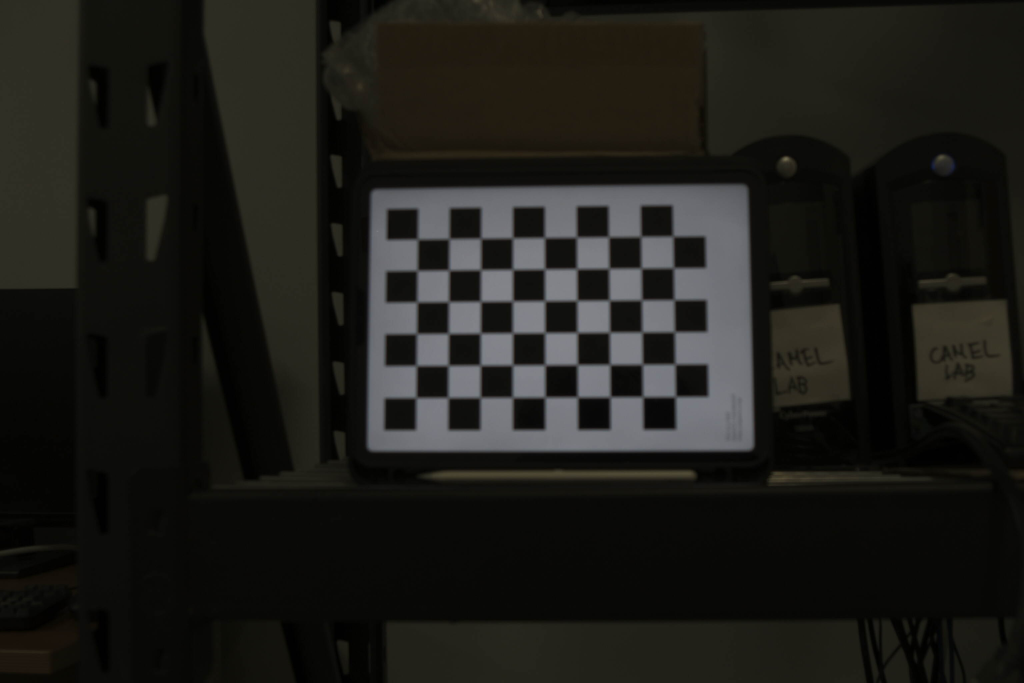
//> input picture CameraCalibration/images3/00.jpg, 3072 x 2048 px (shown at 1/3 size); its folder holds 4 pictures in this run
$ ./cameraCalibration   (built with g++ and OpenCV 4)
//> lines starting //> are read from the running program, lines starting //| are printed output that depends on the picture
#include <opencv2/opencv.hpp>
#include <opencv2/calib3d/calib3d.hpp>
#include <opencv2/highgui/highgui.hpp>
#include <opencv2/imgproc/imgproc.hpp>
#include <stdio.h>
#include <iostream>

// Defining the dimensions of checkerboard
int CHECKERBOARD[2]{6,9};

int main()
{
  // Creating vector to store vectors of 3D points for each checkerboard image
  std::vector<std::vector<cv::Point3f> > objpoints;

  // Creating vector to store vectors of 2D points for each checkerboard image
  std::vector<std::vector<cv::Point2f> > imgpoints;

  // Defining the world coordinates for 3D points
  std::vector<cv::Point3f> objp;
  for(int i{0}; i<CHECKERBOARD[1]; i++)
  {
    for(int j{0}; j<CHECKERBOARD[0]; j++)
      objp.push_back(cv::Point3f(j,i,0));
  }


  // Extracting path of individual image stored in a given directory
  std::vector<cv::String> images;
  // Path of the folder containing checkerboard images
  std::string path = "./images3/*.jpg";

  cv::glob(path, images);

  cv::Mat frame, gray;
  // vector to store the pixel coordinates of detected checker board corners
  std::vector<cv::Point2f> corner_pts;
  bool success;

  // Looping over all the images in the directory
  for(int i{0}; i<images.size(); i++)
  {
    frame = cv::imread(images[i]);
//> frame is the input picture: 2048 rows x 3072 cols, CV_8UC3; mean B, G, R 24.4, 28.2, 28.7
    cv::cvtColor(frame,gray,cv::COLOR_BGR2GRAY);

    // Finding checker board corners
    // If desired number of corners are found in the image then success = true
    success = cv::findChessboardCorners(gray,cv::Size(CHECKERBOARD[0],CHECKERBOARD[1]), corner_pts, cv::CALIB_CB_ADAPTIVE_THRESH | cv::CALIB_CB_FAST_CHECK | cv::CALIB_CB_NORMALIZE_IMAGE);
//> success = true; corner_pts = 54 Points (x, y), first 12: [1250.5, 1195], [1250.5, 1097], [1252, 1003.5], [1251, 907.5], [1252.5, 812.5], [1255.5, 717], [1344.5, 1194], [1346, 1097.5], [1348, 999.5], [1345.5, 904.5], [1346.6, 812.4], [1349, 717.5]

    /*
     * If desired number of corner are detected,
     * we refine the pixel coordinates and display
     * them on the images of checker board
    */
    if(success)
    {
      cv::TermCriteria criteria(cv::TermCriteria::EPS | cv::TermCriteria::MAX_ITER, 30, 0.001);

      // refining pixel coordinates for given 2d points.
      cv::cornerSubPix(gray,corner_pts,cv::Size(11,11), cv::Size(-1,-1),criteria);
//> corner_pts = 54 Points (x, y), first 12: [1250.4, 1193.2], [1251, 1097.9], [1252.2, 1001.1], [1253.1, 907.4], [1253.7, 812], [1255, 719.2], [1346.2, 1194.4], [1346, 1097], [1347.3, 1001.9], [1348.1, 905.4], [1349, 812], [1349.3, 716.5]

      // Displaying the detected corner points on the checker board
      cv::drawChessboardCorners(frame, cv::Size(CHECKERBOARD[0],CHECKERBOARD[1]), corner_pts,success);

      objpoints.push_back(objp);
      imgpoints.push_back(corner_pts);
//> imgpoints = 1 point lists
    }
    cv::Mat frame_resize;
    cv::resize(frame,frame_resize,frame.size()/4);
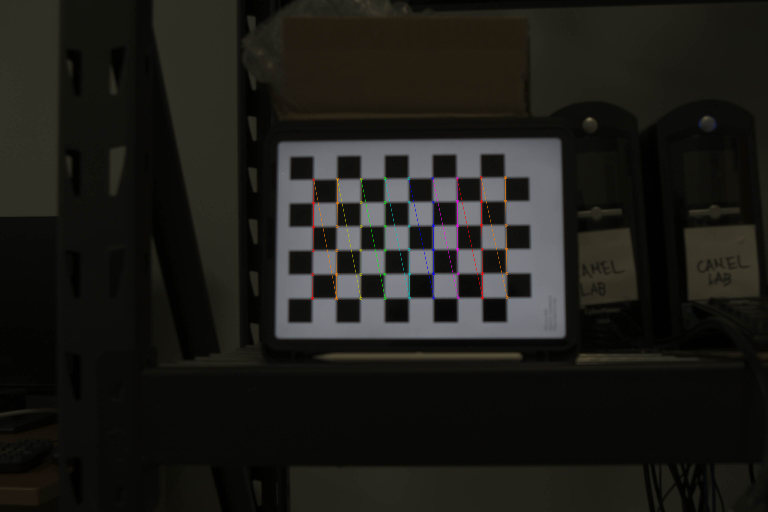
//> frame_resize: 512 rows x 768 cols, CV_8UC3; mean B, G, R 24.5, 28.3, 29
    cv::imshow("Image",frame_resize);
    cv::waitKey(0);
  }
//> pass 2 of the loop `for(int i{0}; i<images.size(); i++)`:
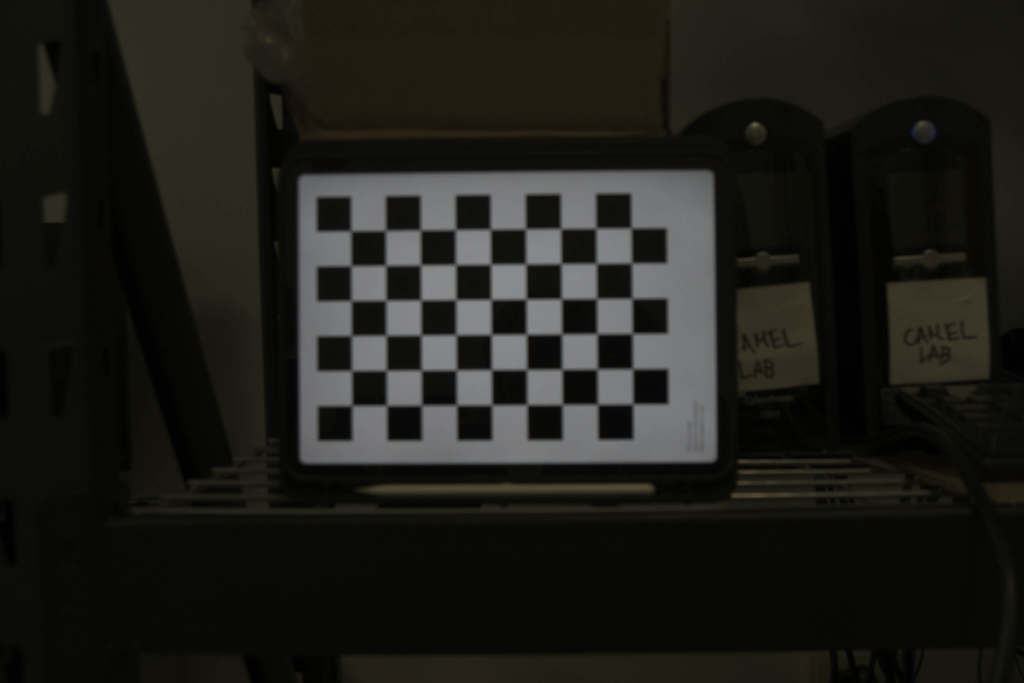
//> input picture CameraCalibration/images3/01.jpg, 3072 x 2048 px (shown at 1/3 size)
//> frame is the input picture: 2048 rows x 3072 cols, CV_8UC3; mean B, G, R 25.2, 29.2, 29.8
//> `success = cv::findChessboardCorners(gray,cv::Size(CHECKERBOARD[0],CHEC..`: corner_pts = 54 Points (x, y), first 12: [1057, 1218], [1057.5, 1111], [1055, 1007.5], [1054, 903.5], [1055.5, 799.5], [1052.5, 695.5], [1159, 1219], [1160, 1112], [1160.5, 1005.5], [1158.5, 901.5], [1160, 795], [1157.5, 692.5]
//> `cv::cornerSubPix(gray,corner_pts,cv::Size(11,11), cv::Size(-1,-1),crit..`: corner_pts = 54 Points (x, y), first 12: [1058.2, 1216.3], [1057.2, 1113.1], [1056.7, 1006.7], [1056.3, 903.9], [1056.3, 797], [1055.5, 695.2], [1162.8, 1218.3], [1161.2, 1111.5], [1161.3, 1007.9], [1160.3, 901], [1160, 798], [1159.2, 691.5]
//> imgpoints = 2 point lists
//> `cv::resize(frame,frame_resize,frame.size()/4);`:
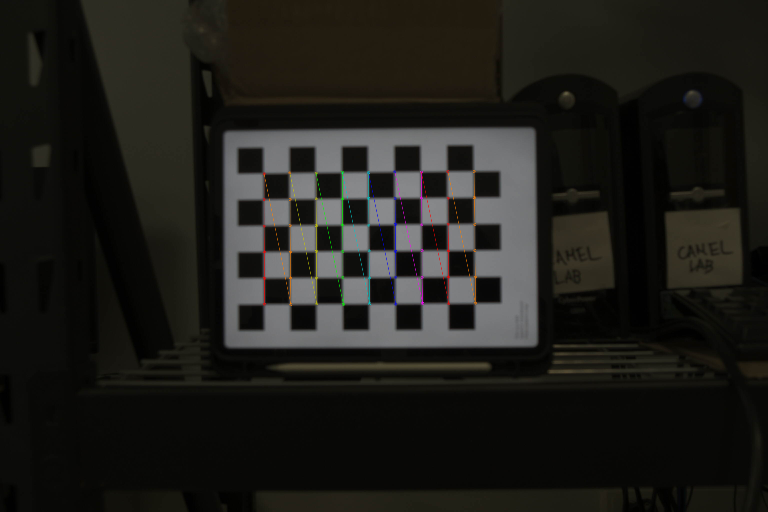
//> frame_resize: 512 rows x 768 cols, CV_8UC3; mean B, G, R 25.3, 29.4, 30.1
//> pass 3 of the loop `for(int i{0}; i<images.size(); i++)`:
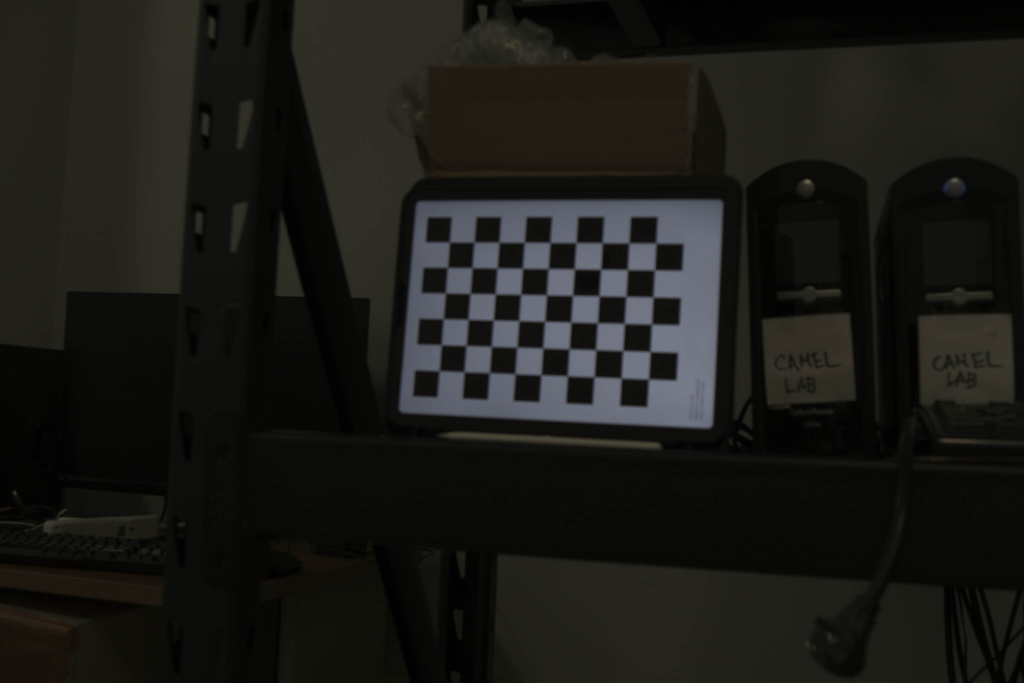
//> input picture CameraCalibration/images3/02.jpg, 3072 x 2048 px (shown at 1/3 size)
//> frame is the input picture: 2048 rows x 3072 cols, CV_8UC3; mean B, G, R 22.8, 26, 26.3
//> `success = cv::findChessboardCorners(gray,cv::Size(CHECKERBOARD[0],CHEC..`: corner_pts = 54 Points (x, y), first 12: [1319, 1113.5], [1324, 1035.5], [1331, 957], [1337.5, 880], [1344, 804], [1349.5, 726.5], [1395, 1114.5], [1400.5, 1038.5], [1405.5, 959], [1411.5, 881], [1418, 804], [1422.5, 726]
//> `cv::cornerSubPix(gray,corner_pts,cv::Size(11,11), cv::Size(-1,-1),crit..`: corner_pts = 54 Points (x, y), first 12: [1319, 1113.3], [1325.5, 1035.3], [1331.5, 957.4], [1337.9, 880.2], [1344, 803.2], [1350, 727.1], [1393.9, 1116.3], [1400.1, 1037.2], [1406.1, 959.4], [1412, 881.1], [1417.8, 804.2], [1423.7, 727]
//> imgpoints = 3 point lists
//> `cv::resize(frame,frame_resize,frame.size()/4);`:
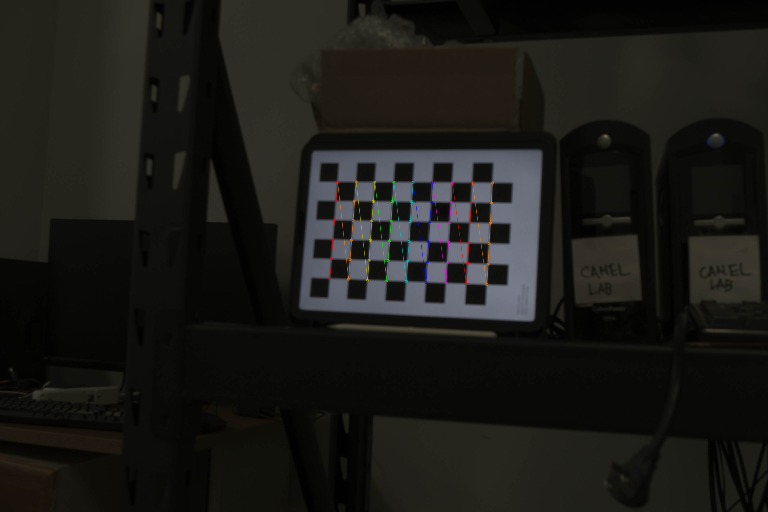
//> frame_resize: 512 rows x 768 cols, CV_8UC3; mean B, G, R 22.9, 26.2, 26.5
//> the loop made 4 passes; the first 3 are shown

  cv::destroyAllWindows();

  cv::Mat cameraMatrix,distCoeffs,R,T;

  /*
   * Performing camera calibration by
   * passing the value of known 3D points (objpoints)
   * and corresponding pixel coordinates of the
   * detected corners (imgpoints)
  */
  cv::calibrateCamera(objpoints, imgpoints,cv::Size(gray.rows,gray.cols),cameraMatrix,distCoeffs,R,T);
  //distCoeffs.at<double>(4) = 0.0;

  std::cout << "cameraMatrix : " << cameraMatrix << std::endl;
  std::cout << "distCoeffs : " << distCoeffs << std::endl;
  std::cout << "Rotation vector : " << R << std::endl;
  std::cout << "Translation vector : " << T << std::endl;

  //undistort the 05.jpg
  cv::Mat map1, map2;
  const double alpha = 1;
  cv::Mat NewCameraMatrix = getOptimalNewCameraMatrix(cameraMatrix,distCoeffs,frame.size(),alpha,frame.size(),0);
  initUndistortRectifyMap(cameraMatrix,distCoeffs,cv::Mat(),NewCameraMatrix,frame.size(),CV_16SC2,map1,map2);

  const std::string str = "./images3/";
  for(int i = 0 ; i < 5; i++){
    std::string inputPath = str + "0" + std::to_string(i) + ".jpg";
    cv::Mat rawImage = cv::imread(inputPath);
    cv::Mat image_resize;
    cv::resize(rawImage,image_resize,rawImage.size()/4);
    cv::imshow("RawImage",image_resize);

    cv::Mat UndistortImage;
    remap(rawImage,UndistortImage,map1,map2,cv::INTER_LINEAR);
    cv::Mat image_resize_un;
    cv::resize(UndistortImage,image_resize_un,UndistortImage.size()/4);
    cv::imshow("UndistortImage",image_resize_un);
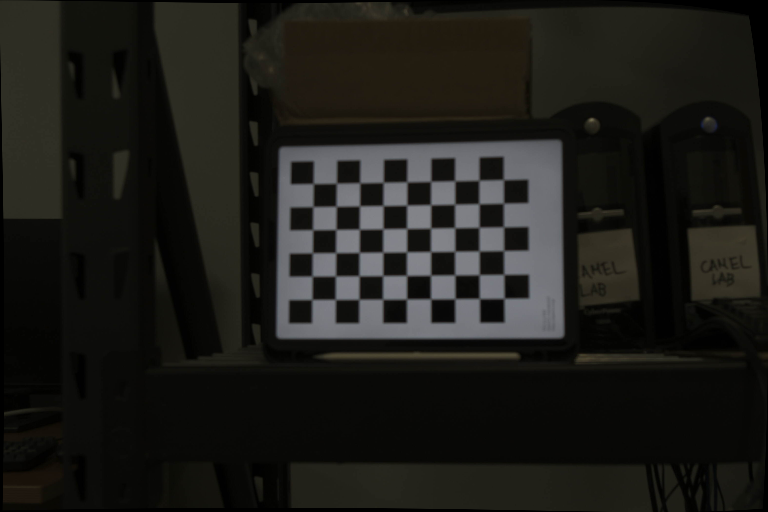
//> window 'UndistortImage': 512 rows x 768 cols, CV_8UC3; mean B, G, R 24, 27.8, 28.3

    std::string Outputpath = str + std::to_string(i) + "_un" + ".jpg";
    cv::imwrite(Outputpath,UndistortImage);
    cv::waitKey(0);
  }
//> pass 2 of the loop `for(int i = 0 ; i < 5; i++)`:
//> `cv::imshow("UndistortImage",image_resize_un);`:
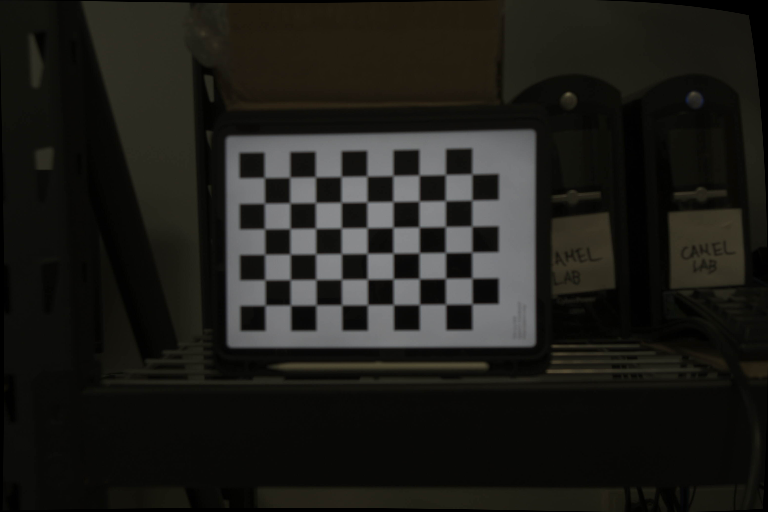
//> window 'UndistortImage': 512 rows x 768 cols, CV_8UC3; mean B, G, R 24.7, 28.7, 29.3
//> pass 3 of the loop `for(int i = 0 ; i < 5; i++)`:
//> `cv::imshow("UndistortImage",image_resize_un);`:
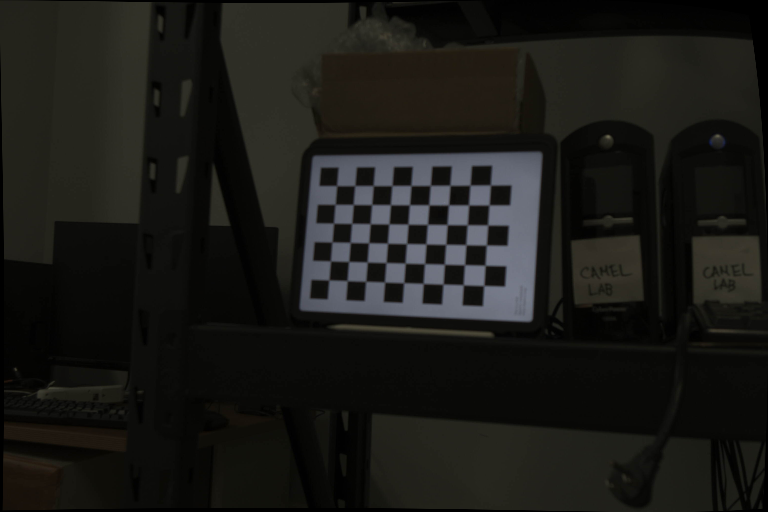
//> window 'UndistortImage': 512 rows x 768 cols, CV_8UC3; mean B, G, R 22.5, 25.7, 26
//> (the run ends here: the program stops with an error, at `cv::resize(rawImage,image_resize,rawImage.size()/4);`)
